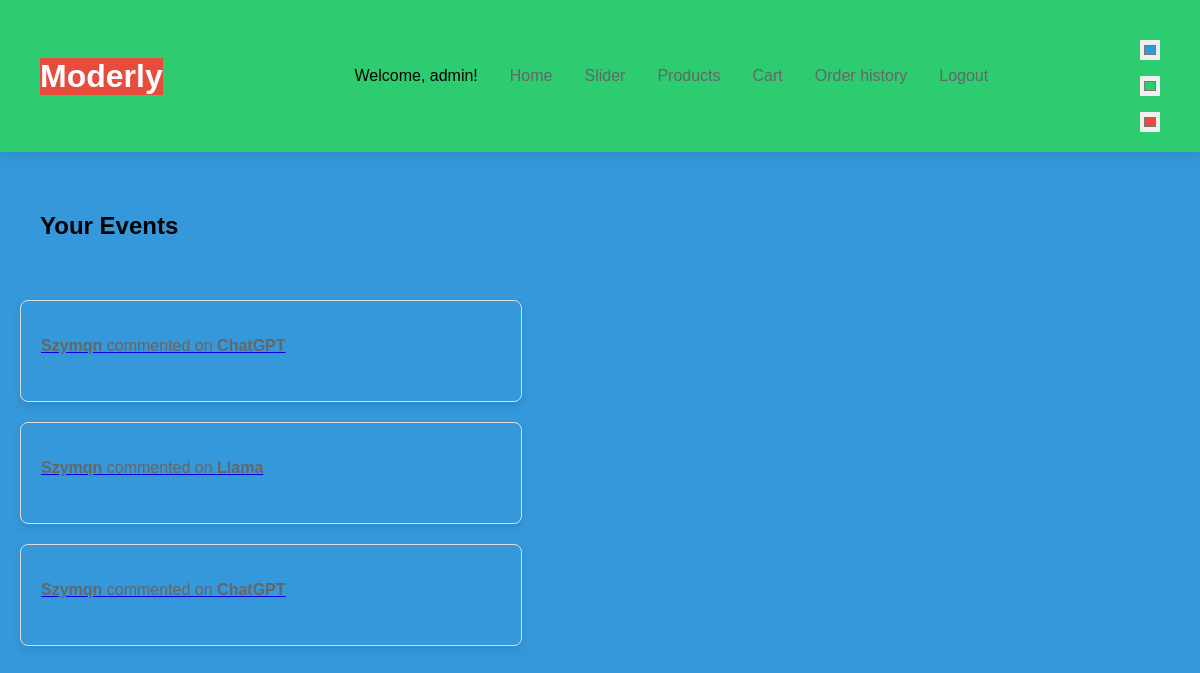
Page / (signed in) on the earlier database version.
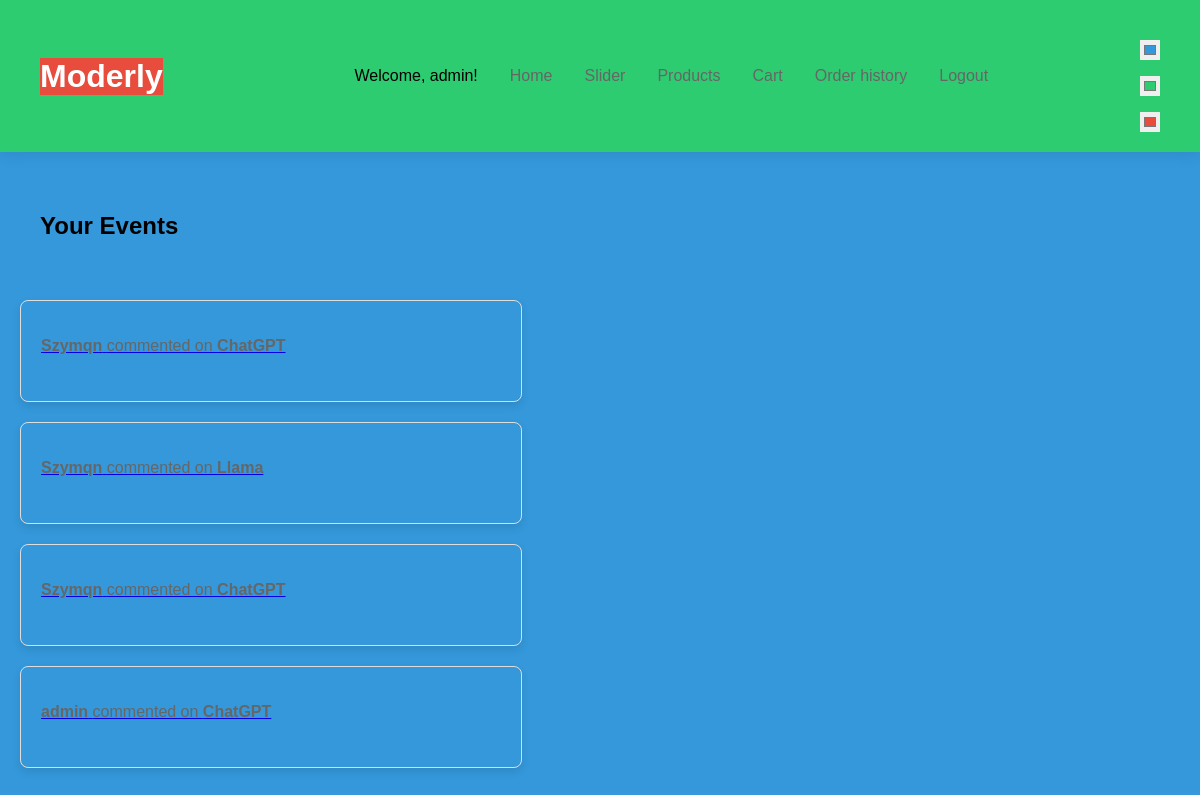
Same page on the later database version.
### users/models.py (models this page shows, shortened)
class CustomUser(AbstractUser):
    is_moderator = models.BooleanField(default=False)
    is_admin = models.BooleanField(default=False)
    category = models.CharField(max_length=255, blank=True)
    ranking = models.PositiveIntegerField(default=0)
    street_address = models.CharField(max_length=255, blank=True)
    city = models.CharField(max_length=100, blank=True)
    state = models.CharField(max_length=100, blank=True)
    postal_code = models.CharField(max_length=20, blank=True)
    country = models.CharField(max_length=100, blank=True)

### products/models.py (models this page shows, shortened)
class Comment(models.Model):
    user = models.ForeignKey(CustomUser, on_delete=models.CASCADE, related_name='comments')
    product = models.ForeignKey(Product, on_delete=models.CASCADE, related_name='comments')
    content = models.TextField()
    reply = models.TextField(null=True, blank=True)
    created_at = models.DateTimeField(auto_now_add=True)
    approved = models.BooleanField(default=False)

class Product(models.Model):
    name = models.CharField(max_length=255)
    price = models.DecimalField(max_digits=10, decimal_places=2)
    description = models.TextField()
    photo = models.ImageField(upload_to='products/')
    category = models.ForeignKey(Category, on_delete=models.CASCADE, related_name='products')
    created_by = models.ForeignKey(CustomUser, on_delete=models.CASCADE, related_name='products')
    reported_by = models.ManyToManyField(CustomUser, related_name='reported_products', blank=True)
    approved = models.BooleanField(default=False)

### base/views.py (the view)
# urls.py: 2. Add a URL to urlpatterns:  path('', views.home.html, name='home.html')
def home(request):
    user_events = Comment.objects.all()
    return render(request, 'base/home.html', {
        'current_user': request.user if request.user.is_authenticated else None,
        'user_events': user_events,
    })

### base/context_processors.py (called while the page is built)
def current_user(request):
    return {
        'current_user': request.user if request.user.is_authenticated else None
    }

### templates/base/home.html (shortened to what this page needs)
<!DOCTYPE html>
<html lang="en">
<head>
</head>
<body>
    {% include 'header.html' %}
    {% if user_events and current_user %}
        <div class="container my-5">
            <h2 class="text-center">Your Events</h2>
            <div class="row">
                {% for event in user_events %}
                <div class="col-md-6 col-lg-4 mb-4">
                <a href="{% url 'product_detail' event.product.id %}">
                    <div class="card">
                        <div class="card-body">
                            <p class="card-text"><strong>{{ event.user.username }}</strong> commented on <strong>{{ event.product.name }}</strong></p>
                        </div>
                    </div>
                    </a>
                </div>
                {% endfor %}
            </div>
        </div>
    {% endif %}
</body>
</html>

### templates/header.html (shortened to what this page needs)
{% load static %}
<link rel="stylesheet" type="text/css" href="{% static 'styles.css' %}">
<header class="header">
<h1 class="site-title">Moderly</h1>
<nav class="navbar">
  <ul class="nav-list">
    {% if current_user %}
      <li>Welcome, <span>{{ current_user.username }}</span>!</li>
    {% endif %}
    <li><a href="{% url 'home' %}">Home</a></li>
    <li><a href="{% url 'slider' %}">Slider</a></li>
    <li><a href="{% url 'product_list' %}">Products</a></li>
    {% if current_user %}
        <li><a href="{% url 'view_cart' %}">Cart</a></li>
        <li><a href="{% url 'order_history' %}">Order history</a></li>
        <li><a href="{% url 'logout' %}">Logout</a></li>
    {% else %}
        <li><a href="{% url 'login' %}">Login</a></li>
    {% endif %}
  </ul>
</nav>
<div class="color-picker">
<input type="color" id="primary-color" name="primary-color" value="#3498db">
<input type="color" id="secondary-color" name="secondary-color" value="#2ecc71">
<input type="color" id="tertiary-color" name="tertiary-color" value="#e74c3c">
</div>
</header>

### static/styles.css (style rules this page uses)
:root { --primary-color: #3498db; --secondary-color: #2ecc71; --tertiary-color: #e74c3c; --text-color: #ffffff; }
body { font-family: Arial, sans-serif; margin: 0; padding: 0; background: var(--primary-color); }
.header { display: flex; justify-content: space-between; align-items: center; padding: 20px 40px; background-color: var(--secondary-color); box-shadow: 0 2px 15px rgba(0, 0, 0, 0.1); }
.site-title { font-size: 2rem; color: var(--text-color); background-color: var(--tertiary-color); }
.navbar { display: flex; }
.nav-list { display: flex; list-style: none; gap: 2rem; }
.nav-list a { text-decoration: none; color: #666; }
.color-picker { display: flex; flex-direction: column; gap: 1rem; align-items: flex-start; margin-top: 20px; }
.color-picker input[type="color"] { border: none; width: 20px; height: 20px; cursor: pointer; }

### templates/base/home.html (style rules this page uses)
.text-center { padding: 40px; }
.card { width: 500px; height: 100px; border: 1px solid #ddd; border-radius: 8px; box-shadow: 0 4px 8px rgba(0, 0, 0, 0.1); transition: transform 0.2s; margin: 20px; }
.card-body { padding: 20px; }
.card-text { font-size: 1rem; color: #666; }

Differences in the rows shown:
added Comment: user.username "admin", product.name "ChatGPT"
